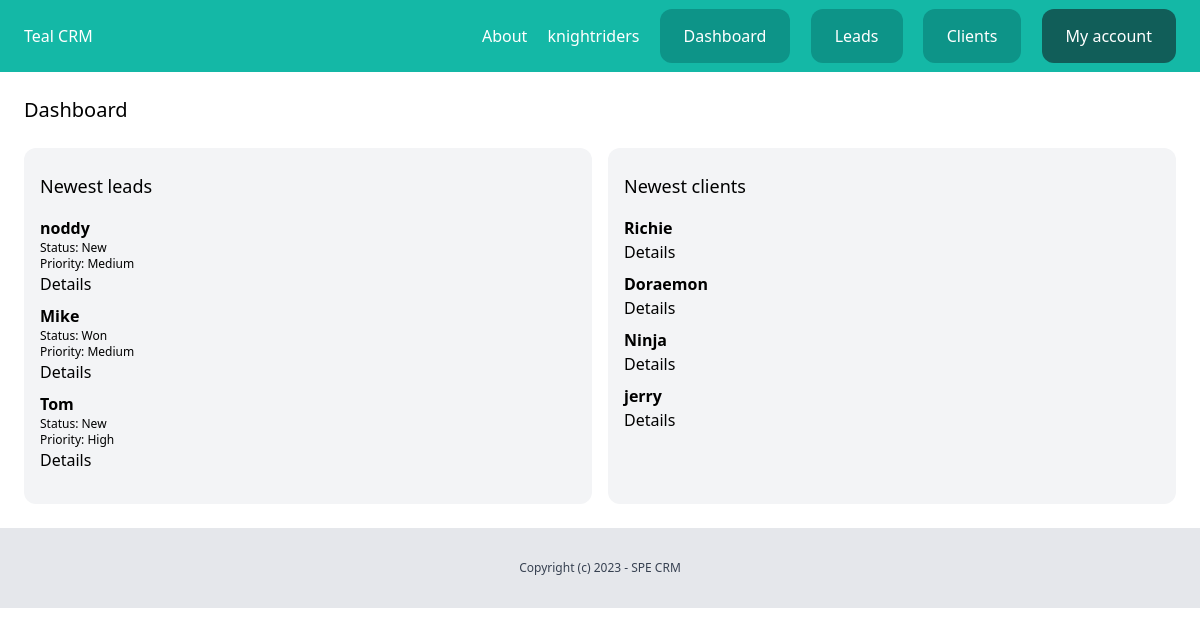
Page /dashboard/ (signed in) on the earlier database version.
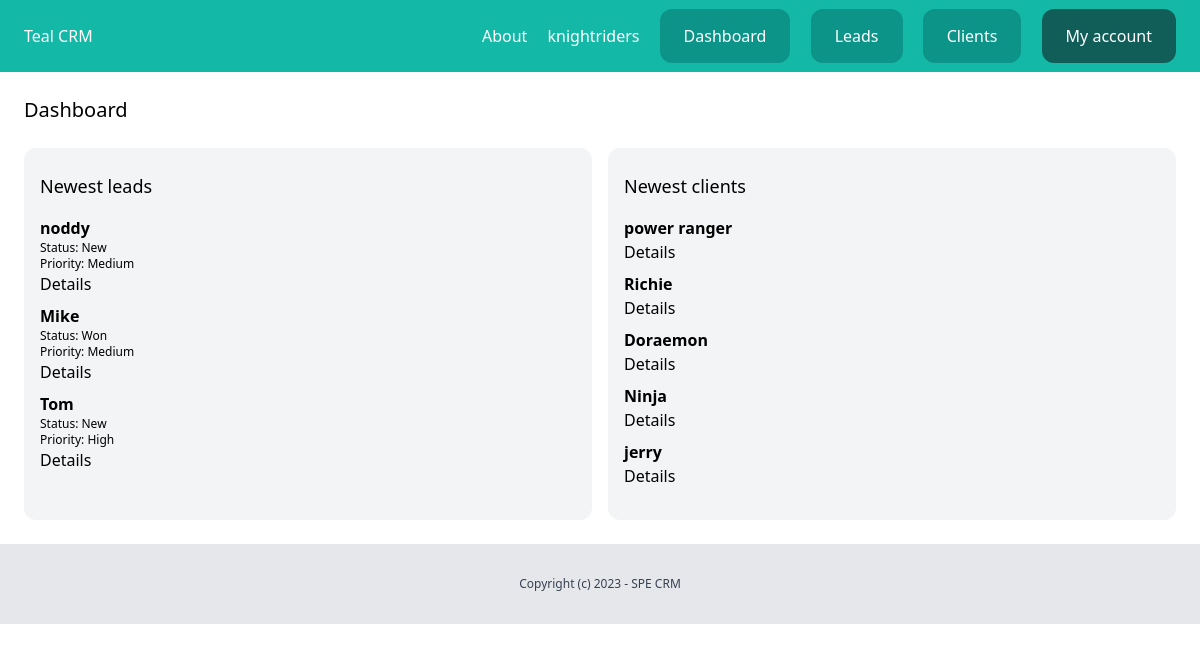
Same page on the later database version.
### lead/models.py (models this page shows, shortened)
class Lead(models.Model):
    LOW = 'low'
    MEDIUM = 'medium'
    HIGH = 'high'
    CHOICES_PRIORITY = (
        (LOW, 'Low'),
        (MEDIUM, 'Medium'),
        (HIGH, 'High'),
    )
    NEW = 'new'
    CONTACTED = 'contacted'
    WON = 'won'
    LOST = 'lost'
    CHOICES_STATUS = (
        (NEW, 'New'),
        (CONTACTED, 'Contacted'),
        (WON, 'Won'),
        (LOST, 'Lost'),
    )
    team = models.ForeignKey(Team, related_name='leads', on_delete=models.CASCADE)
    name = models.CharField(max_length=255)
    email = models.EmailField()
    description = models.TextField(blank=True, null=True)
    priority = models.CharField(max_length=10, choices=CHOICES_PRIORITY, default=MEDIUM)
    status = models.CharField(max_length=10, choices=CHOICES_STATUS, default=NEW)
    converted_to_client = models.BooleanField(default=False)
    created_by = models.ForeignKey(User, related_name='leads', on_delete=models.CASCADE)
    created_at = models.DateTimeField(auto_now_add=True)
    modified_at = models.DateTimeField(auto_now=True)
    class Meta:
        ordering = ('name',)

### client/models.py (models this page shows, shortened)
class Client(models.Model):
    team = models.ForeignKey(Team, related_name='clients', on_delete=models.CASCADE)
    name = models.CharField(max_length=255)
    email = models.EmailField()
    description = models.TextField(blank=True, null=True)
    created_by = models.ForeignKey(User, related_name='clients', on_delete=models.CASCADE)
    created_at = models.DateTimeField(auto_now_add=True)
    modified_at = models.DateTimeField(auto_now=True)
    class Meta:
        ordering = ('name',)

### dashboard/views.py (the view)
# urls.py: path('', views.dashboard, name='index'),
@login_required
def dashboard(request):
    team = request.user.userprofile.active_team
    leads = Lead.objects.filter(team=team, converted_to_client=False).order_by('-created_at')[0:5]
    clients = Client.objects.filter(team=team).order_by('-created_at')[0:5]
    return render(request, 'dashboard/dashboard.html', {
        'leads': leads,
        'clients': clients,
    })

### team/context_processors.py (called while the page is built)
def active_team(request):
    if request.user.is_authenticated:
        if request.user.userprofile.active_team:
            active_team = request.user.userprofile.active_team
        else:
            active_team = Team.objects.filter(created_by=request.user)[0]
    else:
        active_team = None
    return {'active_team': active_team}

### dashboard/templates/dashboard/dashboard.html (shortened to what this page needs)
{% extends 'core/base.html' %}
{% block content %}
<div class="py-6 px-6">
    <h1 class="mb-6 text-xl">Dashboard</h1>
    <div class="flex space-x-4">
        <div class="w-1/2 px-4 py-6 bg-gray-100 rounded-xl leads">
            <h2 class="mb-4 text-lg">Newest leads</h2>
            {% for lead in leads %}
                <div class="mb-2 lead">
                    <h3 class="font-semibold">{{ lead.name }}</h3>
                    <p class="text-xs">Status: {{ lead.get_status_display }}</p>
                    <p class="text-xs">Priority: {{ lead.get_priority_display }}</p>
                    <a href="{% url 'leads:detail' lead.pk %}">Details</a>
                </div>
            {% endfor %}
        </div>
        <div class="w-1/2 px-4 py-6 bg-gray-100 rounded-xl clients">
            <h2 class="mb-4 text-lg">Newest clients</h2>
            {% for client in clients %}
                <div class="mb-2 client">
                    <h3 class="font-semibold">{{ client.name }}</h3>
                    <a href="{% url 'clients:detail' client.pk %}">Details</a>
                </div>
            {% endfor %}
        </div>
    </div>
</div>
{% endblock %}

Differences in the rows shown:
added Client: name "power ranger"
